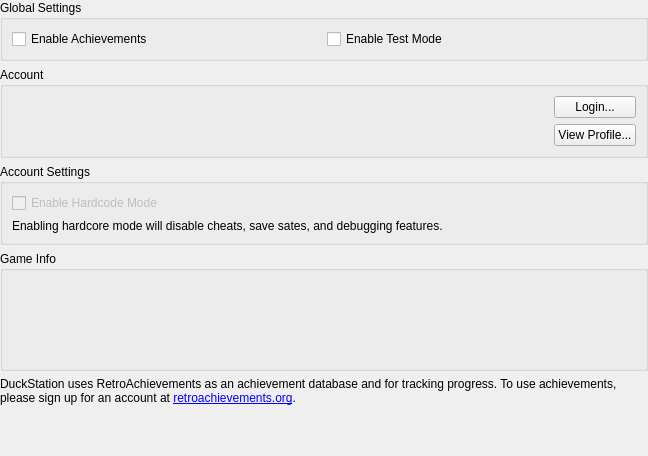
<?xml version="1.0" encoding="UTF-8"?>
<ui version="4.0">
 <class>AchievementSettingsWidget</class>
 <widget class="QWidget" name="AchievementSettingsWidget">
  <property name="geometry">
   <rect>
    <x>0</x>
    <y>0</y>
    <width>648</width>
    <height>456</height>
   </rect>
  </property>
  <property name="windowTitle">
   <string>Form</string>
  </property>
  <layout class="QVBoxLayout" name="verticalLayout">
   <property name="leftMargin">
    <number>0</number>
   </property>
   <property name="topMargin">
    <number>0</number>
   </property>
   <property name="rightMargin">
    <number>0</number>
   </property>
   <property name="bottomMargin">
    <number>0</number>
   </property>
   <item>
    <widget class="QGroupBox" name="groupBox">
     <property name="title">
      <string>Global Settings</string>
     </property>
     <layout class="QGridLayout" name="gridLayout">
      <item row="0" column="0">
       <widget class="QCheckBox" name="enable">
        <property name="text">
         <string>Enable Achievements</string>
        </property>
       </widget>
      </item>
      <item row="0" column="1">
       <widget class="QCheckBox" name="testMode">
        <property name="text">
         <string>Enable Test Mode</string>
        </property>
       </widget>
      </item>
     </layout>
    </widget>
   </item>
   <item>
    <widget class="QGroupBox" name="groupBox_2">
     <property name="title">
      <string>Account</string>
     </property>
     <layout class="QHBoxLayout" name="horizontalLayout" stretch="1,0">
      <item>
       <widget class="QLabel" name="loginStatus">
        <property name="alignment">
         <set>Qt::AlignLeading|Qt::AlignLeft|Qt::AlignTop</set>
        </property>
       </widget>
      </item>
      <item>
       <layout class="QVBoxLayout" name="verticalLayout_2">
        <item>
         <widget class="QPushButton" name="loginButton">
          <property name="text">
           <string>Login...</string>
          </property>
         </widget>
        </item>
        <item>
         <widget class="QPushButton" name="viewProfile">
          <property name="text">
           <string>View Profile...</string>
          </property>
         </widget>
        </item>
       </layout>
      </item>
     </layout>
    </widget>
   </item>
   <item>
    <widget class="QGroupBox" name="groupBox_3">
     <property name="title">
      <string>Account Settings</string>
     </property>
     <layout class="QGridLayout" name="gridLayout_2">
      <item row="0" column="0">
       <widget class="QCheckBox" name="hardcoreMode">
        <property name="enabled">
         <bool>false</bool>
        </property>
        <property name="text">
         <string>Enable Hardcode Mode</string>
        </property>
       </widget>
      </item>
      <item row="1" column="0">
       <widget class="QLabel" name="label_2">
        <property name="text">
         <string>Enabling hardcore mode will disable cheats, save sates, and debugging features.</string>
        </property>
       </widget>
      </item>
     </layout>
    </widget>
   </item>
   <item>
    <widget class="QGroupBox" name="groupBox_4">
     <property name="minimumSize">
      <size>
       <width>0</width>
       <height>120</height>
      </size>
     </property>
     <property name="title">
      <string>Game Info</string>
     </property>
     <layout class="QGridLayout" name="gridLayout_3">
      <item row="0" column="0">
       <widget class="QLabel" name="gameInfo">
        <property name="alignment">
         <set>Qt::AlignLeading|Qt::AlignLeft|Qt::AlignTop</set>
        </property>
       </widget>
      </item>
     </layout>
    </widget>
   </item>
   <item>
    <widget class="QLabel" name="label">
     <property name="text">
      <string>&lt;html&gt;&lt;head/&gt;&lt;body&gt;&lt;p&gt;DuckStation uses RetroAchievements as an achievement database and for tracking progress. To use achievements, please sign up for an account at &lt;a href=&quot;https://retroachievements.org/&quot;&gt;&lt;span style=&quot; text-decoration: underline; color:#0000ff;&quot;&gt;retroachievements.org&lt;/span&gt;&lt;/a&gt;.&lt;/p&gt;&lt;/body&gt;&lt;/html&gt;</string>
     </property>
     <property name="textFormat">
      <enum>Qt::RichText</enum>
     </property>
     <property name="wordWrap">
      <bool>true</bool>
     </property>
    </widget>
   </item>
   <item>
    <spacer name="verticalSpacer">
     <property name="orientation">
      <enum>Qt::Vertical</enum>
     </property>
     <property name="sizeHint" stdset="0">
      <size>
       <width>20</width>
       <height>40</height>
      </size>
     </property>
    </spacer>
   </item>
  </layout>
 </widget>
 <resources>
  <include location="resources/resources.qrc"/>
 </resources>
 <connections/>
</ui>
